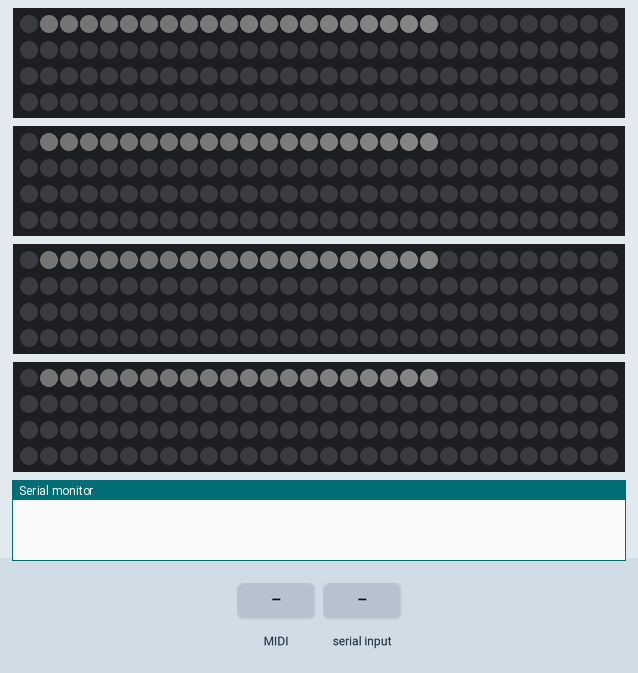
A sketch run on a simulated Teensy 4. On the bench: 4 × 120 RGB LEDs in strip order, left to right, continuing on the next row, the last lines printed to the serial monitor. The inputs (shaded band) are chosen by the test bench. Dim RGB values are drawn brighter than linear; EEPROM starts erased.

Above: at 0.4 s.
At 3.5 s:
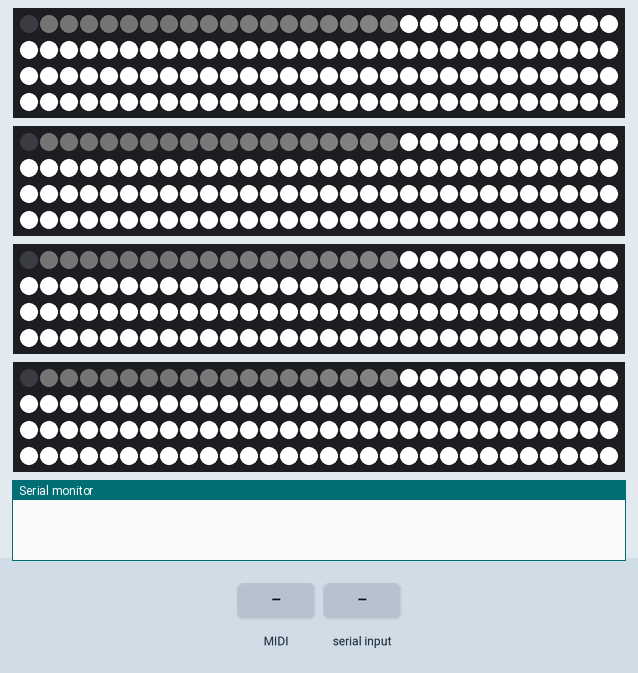
5.0 s: MIDI note 36 received
At 5.5 s:
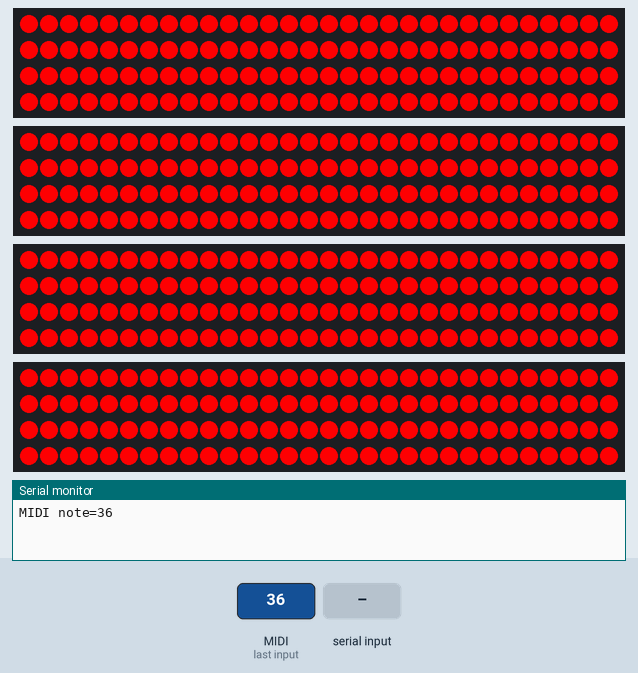
6.5 s: "90,45,200\n" received over Serial
8.0 s: "90,45\n" received over Serial
9.5 s: "2\n" received over Serial
Timing chart, 0 to 12.0 s (numbered marks = the images above; inputs shaded):
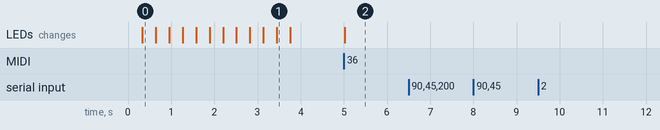

Measured:
- after the input at 5.0 s, the LEDs: change at once (image 2)

The sketch:

ArcoBars0.1.ino
```cpp
#include <EEPROM.h>
#include "FastLED.h"


// Define pin and pixel number for LEDs
#define PIXELPIN1      3
#define PIXELPIN2      4
#define PIXELPIN3      5
#define PIXELPIN4      6
#define NUMLEDS        120   //Number of LEDs per strip
#define NUMPIXELS      480   //Total number of LEDs (all strips)

#define BPM   106

#define blueHueAddr     24
#define redHueAddr      26
#define whiteSatAddr    28

//Define hues
#define BLUEHUE  180
#define GREENHUE 100
#define REDHUE   250
#define ORANGEHUE 15
#define WARMHUE  15
#define WARMSAT  170


String inputString = "";         // a string to hold incoming data
boolean stringComplete = false;  // whether the string is complete

byte blueHue = BLUEHUE;
byte redHue = REDHUE;
byte whiteSat = WARMSAT;

CRGB pixels[4][NUMLEDS];

byte hue;
byte sat = 255;
byte bright = 255;
bool pulsing = false;
unsigned long beatStart;
byte pulseSpeed;


byte controlling;

void setup() {
  // Start Serial
  Serial.begin(115200);

  usbMIDI.setHandleNoteOn(OnNoteOn);
  usbMIDI.setHandleControlChange(OnControlChange);

  // start fast leds
  FastLED.addLeds<WS2812,PIXELPIN1,GRB>(pixels[0], NUMLEDS);
  FastLED.addLeds<WS2812,PIXELPIN2,GRB>(pixels[1], NUMLEDS);
  FastLED.addLeds<WS2812,PIXELPIN3,GRB>(pixels[2], NUMLEDS);
  FastLED.addLeds<WS2812,PIXELPIN4,GRB>(pixels[3], NUMLEDS);

  blueHue = EEPROM.read(blueHueAddr);
  redHue = EEPROM.read(redHueAddr);
  whiteSat = EEPROM.read(whiteSatAddr);
  hue = blueHue;
  bright = 0;


  for(int i=0; i<NUMLEDS; i++){
    byte b = map(i,0,NUMLEDS,0,255);
    allBars(i,0,0,b);
    FastLED.show();
    delay(1);
  }
  for(int i=NUMLEDS-1; i>0; i--){
    allBars(i,0,0,255);
    FastLED.show();
    delay(1);
  }


}

void loop() {
  usbMIDI.read(); // USB MIDI receive
  serialEvent();
  barsUpdate();  //update blocks

  FastLED.show(); // This sends the updated pixel color to the hardware.

}


void barsUpdate(){
  if (pulsing) bright = 255-beat8(BPM*pulseSpeed,beatStart);
  allBars(hue,sat,bright);
}
```

Midi.ino
```cpp
void midiTrig(int in){
  // Side buttons
  if(in == 2){    // top side button selects blueHue
    controlling = 0;
    hue = blueHue;
    sat = 255;
  }
  else if(in == 3){  // 2nd side button selects redHue
    controlling = 1;
    hue = redHue;
    sat = 255;
  }
  else if(in == 4){
    controlling = 2;
    hue = WARMHUE;
    sat = whiteSat;
  }
  else if(in == 5){   // 4th side button reverses direction

  }
  else if(in == 6){  // bottom side button resets timing
    beatStart = millis()+50;
  }
//
//
//  //top row
//  else if(in == 44){
//    setting[0]=0;
//  }
//  else if(in == 45){
//    setting[0]=1;
//  }
//  else if(in == 46){
//    setting[0]=2;
//  }
//  else if(in == 47){
//    setting[0]=3;
//  }
//
  //top big row
  else if(in == 40){
    hue = blueHue;
    sat = 255;
    bright = 255;
  }
  else if(in == 41){
    hue = redHue;
    sat = 255;
    bright = 255;
  }
  else if(in == 42){
    hue = WARMHUE;
    sat = whiteSat;
    bright = 255;
  }
  else if(in == 43){
    bright = 0;
  }
//
//  // bottom big row
  else if(in == 36){
    pulsing=false;
    bright = 255;
  }
  else if(in == 37){
    pulsing = true;
    pulseSpeed = 1;
  }
  else if(in == 38){
    pulsing = true;
    pulseSpeed = 2;
  }
  else if(in == 39){
    delay(4000);

    for(int i=0; i<NUMLEDS; i++){
      byte b = map(i,0,NUMLEDS,0,255);
      allBars(i,0,0,b);
      FastLED.show();
      delay(1);
    }
    for(int i=NUMLEDS-1; i>0; i--){
      allBars(i,0,0,255);
      FastLED.show();
      delay(1);
    }
    hue = WARMHUE;
    sat = whiteSat;
    bright = 255;
  }
//
//  //bottom row
//  if(in == 32){
//    setting[2]=0;
//  }
//  else if(in == 33){
//    setting[2]=1;
//  }
//  else if(in == 34){
//    setting[2]=2;
//  }
//  else if(in == 35){
//    setting[2]=3;
//  }
//
//  // update preset when bottom row pressed
//  if(in >= 32 && in <= 35) preset(settingMap[setting[0]][setting[1]][setting[2]]);
//  Serial.println(" ");
}

void slideControl(int val){
  if(controlling==0){        // bluehue
    blueHue = map(val,0,127,GREENHUE,BLUEHUE);
    EEPROM.write(blueHueAddr, blueHue);
    hue = blueHue;
    sat = 255;
  }
  else if(controlling==1){    // redhue
    int r = map(val,0,127,REDHUE,255+ORANGEHUE);
    if(r>255) r-=255;
    redHue = r;
    EEPROM.write(redHueAddr, redHue);
    hue = redHue;
    sat = 255;
  }
  else if(controlling==2){    // warmth
    whiteSat = map(val,0,127,0,WARMSAT);
    EEPROM.write(whiteSatAddr, whiteSat);
    hue = WARMHUE;
    sat = whiteSat;
  }

}


void OnNoteOn(byte channel, byte note, byte velocity) {
  Serial.print("MIDI note=");
  Serial.print(note, DEC);
  Serial.println();
  midiTrig(note);
}

void OnControlChange(byte channel, byte control, byte value) {
  Serial.print("Slider value=");
  Serial.print(value, DEC);
  Serial.println();
  slideControl(value);

}
```

Misc.ino
```cpp
void allBars(int p, byte h, byte s, byte v){
  for(byte i=0; i<4; i++){
    pixels[i][p] = CHSV(h,s,v);
  }
}

void allBars(byte h, byte s, byte v){
  for(byte i=0; i<4; i++){
    fullBar(i,h,s,v);
  }
}

void fullBar(byte b, byte h, byte s, byte v){
  for(int i=0; i<NUMLEDS; i++){
    pixels[b][i] = CHSV(h,s,v);
  }
}

void serialEvent() {
  while (Serial.available()) {
    // get the new byte:
    char inChar = (char)Serial.read();
    // add it to the inputString:
    inputString += inChar;
    // if the incoming character is newline, set a flag
    // so the main loop can do something about it:
    if (inChar == '\n') {
      stringComplete = true;
    }
  }

  // A newline arrives:
  if (stringComplete) {
    Serial.println("-----------------------");
    Serial.print("String in: ");
    Serial.println(inputString);

    // For controlling blocks
    String blockString = inputString.substring(1,2);   // Get block number (2nd character)
    String commandString = inputString.substring(2,3); // Get block command character
    String numberString = inputString.substring(1,8);  // Get block command value
    int blockIn = blockString.toInt();
    int numberIn = numberString.toInt();        // Convert number string to int

    // For imitating midi commands
    String noteString = inputString.substring(1);  // Get midi Note
    int noteIn = noteString.toInt();

    // Get info by sending "i"
    if(inputString.startsWith("m")){
      midiTrig(numberIn);
    }
    // clear the string:
    inputString = "";
    stringComplete = false;
  }
}
```
